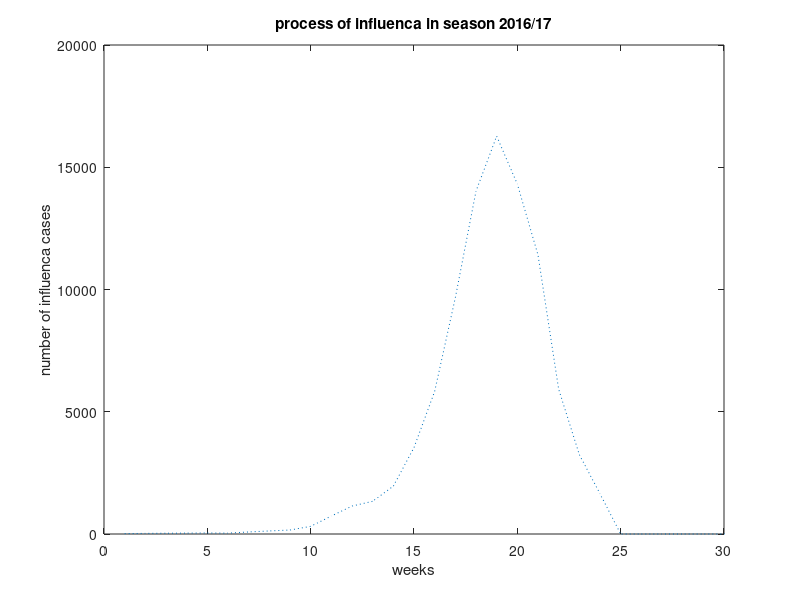

MATLAB code for this plot:
d = csvread ('Data3.csv',2,0)

plot (d,':');
xlabel ('weeks');
ylabel ('number of influenca cases');
title ('process of influenca in season 2016/17');
xlim ([0 30])

 tspan = [0 10]
 y0 = [1000,10,0]
 alpha = 0.5
 beta = 0.1
 func = @(t,x)SIRMODEL(t,x,alpha,beta);
 %[t,y] = ode23 (func,tspan,y0)



